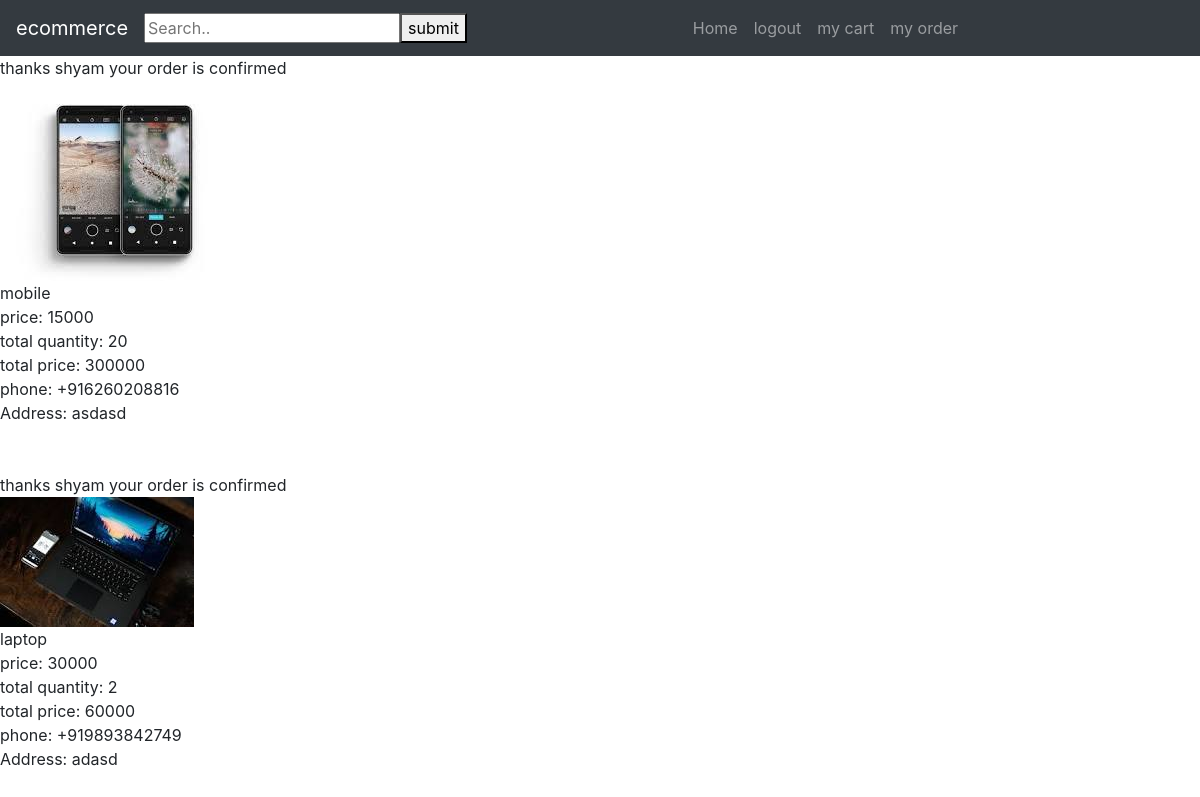
The page /my_order/ (signed in) on the database its author committed.
### myshop/models.py (models this page shows, shortened)
class Order(models.Model):
    quantity = models.IntegerField(default = 1)
    owner = models.ForeignKey(User, on_delete = models.CASCADE, blank=True, null=True)
    grand_total = models.IntegerField(blank=True, null=True)
    username = models.CharField(max_length=20, blank=True, null=True)
    user_phone = models.CharField(max_length=20, blank=True, null=True)
    user_address = models.CharField(max_length=20, blank=True, null=True)
    cart = models.ForeignKey(Product, on_delete = models.CASCADE, blank=True, null=True)

class Product(models.Model):
    pname = models.CharField(max_length = 100)
    image = models.ImageField()
    price = models.IntegerField()

### myshop/views.py (the view)
# urls.py: path('my_order/',views.my_order,name='my_order'),
@login_required
def my_order(request):
    myorder= Order.objects.filter(owner=request.user)
    return render(request, 'myorder.html', {'myorder' : myorder})

### myshop/templates/myorder.html (shortened to what this page needs)
{% extends 'header.html' %}
{% block content %}
{% for items in myorder%}
<tr>
   thanks {{ items.username }}</th> your order is confirmed<br>
   <th><img src="{{ items.cart.image.url }}"></th>
   <br>
   <th>{{ items.cart.pname }}</th>
   <br>
   price:
   <th>{{ items.cart.price }}</th>
   <br>
   total quantity:
   <th>{{ items.quantity }}</th>
   <br>
   total price:
   <th>{{ items.grand_total }}</th>
   <br>
   phone:
   <th>{{ items.user_phone }}</th>
   <br>
   Address:
   <th>{{ items.user_address }}</th>
   <br><br><br>
</tr>
{% endfor %}
{% endblock %}

### rows shown on the page
Order: username "shyam", cart.image (picture), cart.pname "mobile", cart.price "15000", quantity "20", grand_total "300000", user_phone "+916260208816", user_address "asdasd"
Order: username "shyam", cart.image (picture), cart.pname "laptop", cart.price "30000", quantity "2", grand_total "60000", user_phone "+919893842749", user_address "adasd"
